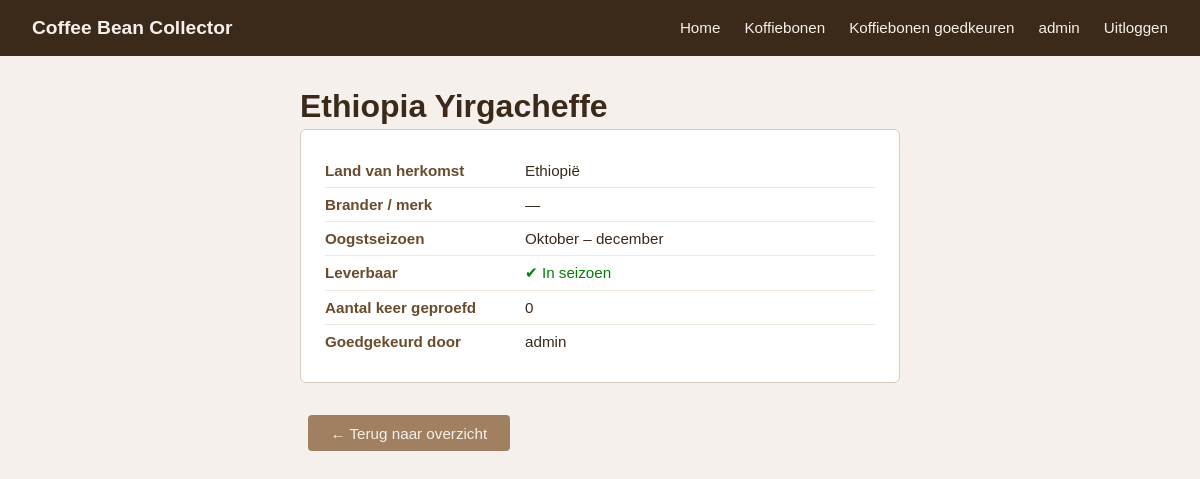
Page /bonen/2/ (signed in) on the committed database.
### base/models.py (models this page shows, shortened)
class Bean(models.Model):
    name = models.CharField(max_length=255)
    country_of_origin = models.CharField(max_length=255)
    roaster = models.CharField(max_length=255, blank=True, default='')
    harvest_season = models.CharField(max_length=255)
    in_season = models.BooleanField(default=True)
    approved = models.BooleanField(default=False)
    approved_by = models.ForeignKey(
        User, null=True, blank=True, on_delete=models.SET_NULL, related_name='approved_beans'
    )

### base/views.py (the view)
# urls.py: path('bonen/<int:pk>/', views.bean_detail, name='bean_detail'),
def bean_detail(request, pk):
    from django.shortcuts import get_object_or_404
    from .models import Bean
    bean = get_object_or_404(Bean, pk=pk, approved=True)
    return render(request, 'base/bean_detail.html', {'bean': bean})

### base/templates/base/bean_detail.html (shortened to what this page needs)
{% extends "base.html" %}
{% block content %}
<div class="profile-container">
    <h1>{{ bean.name }}</h1>
    <div class="profile-card">
        <div class="profile-row">
            <span class="profile-label">Land van herkomst</span>
            <span class="profile-value">{{ bean.country_of_origin }}</span>
        </div>
        <div class="profile-row">
            <span class="profile-label">Brander / merk</span>
            <span class="profile-value">{{ bean.roaster|default:"—" }}</span>
        </div>
        <div class="profile-row">
            <span class="profile-label">Oogstseizoen</span>
            <span class="profile-value">{{ bean.harvest_season }}</span>
        </div>
        <div class="profile-row">
            <span class="profile-label">Leverbaar</span>
            <span class="profile-value">
                {% if bean.in_season %}
                    <span style="color: green;">✔ In seizoen</span>
                {% else %}
                    <span style="color: #c0392b;">✘ Niet leverbaar</span>
                {% endif %}
            </span>
        </div>
        <div class="profile-row">
            <span class="profile-label">Aantal keer geproefd</span>
            <span class="profile-value">0</span>
        </div>
        {% if user.is_staff %}
        <div class="profile-row">
            <span class="profile-label">Goedgekeurd door</span>
            <span class="profile-value">
                {% if bean.approved_by %}
                    {% if bean.approved_by.first_name or bean.approved_by.last_name %}
                        {{ bean.approved_by.first_name }} {{ bean.approved_by.last_name }}
                    {% else %}
                        {{ bean.approved_by.username }}
                    {% endif %}
                {% else %}
                    —
                {% endif %}
            </span>
        </div>
        {% endif %}
    </div>
    <a href="{% url 'bean_list' %}" class="btn btn-secondary">← Terug naar overzicht</a>
</div>
{% endblock %}

### base/templates/base.html (shortened to what this page needs)
{% load static %}
<!DOCTYPE html>
<html lang="nl">
<head>
    <link rel="stylesheet" href="{% static 'base/css/style.css' %}">
</head>
<body>
<nav>
    <a class="brand" href="/">Coffee Bean Collector</a>
    <ul>
        <li><a href="/">Home</a></li>
        <li><a href="{% url 'bean_list' %}">Koffiebonen</a></li>
        {% if user.is_authenticated %}
            {% if user.is_staff %}
                <li><a href="{% url 'beheer_bonen' %}">Koffiebonen goedkeuren</a></li>
            {% endif %}
            <li><a href="{% url 'profile' %}">{{ user.get_full_name|default:user.username }}</a></li>
            <li>
                <form method="post" action="{% url 'logout' %}" style="margin:0;">
                    <button type="submit" class="nav-logout-btn">Uitloggen</button>
                </form>
            </li>
        {% else %}
            <li><a href="{% url 'login' %}">Inloggen</a></li>
            <li><a href="{% url 'register' %}">Registreren</a></li>
        {% endif %}
    </ul>
</nav>
<main>
    {% block content %}
    {% endblock %}
</main>
</body>
</html>

### base/static/base/css/style.css (style rules this page uses)
* { margin: 0; padding: 0; box-sizing: border-box; }
body { font-family: Arial, sans-serif; background-color: #f5f0eb; color: #3b2a1a; }
nav { background-color: #3b2a1a; padding: 0 2rem; display: flex; align-items: center; justify-content: space-between; height: 56px; }
nav .brand { color: #f5f0eb; font-size: 1.2rem; font-weight: bold; text-decoration: none; }
nav ul { list-style: none; display: flex; gap: 1.5rem; }
nav ul li a { color: #f5f0eb; text-decoration: none; font-size: 0.95rem; }
main { max-width: 1100px; margin: 2rem auto; padding: 0 1.5rem; }
.nav-logout-btn { background: none; border: none; color: #f5f0eb; font-size: 0.95rem; cursor: pointer; padding: 0; font-family: inherit; }
.btn { display: inline-block; margin-top: 0.5rem; padding: 0.6rem 1.4rem; background-color: #3b2a1a; color: #f5f0eb; border: none; border-radius: 4px; font-size: 0.95rem; cursor: pointer; text-decoration: none; }
.btn-secondary { background-color: #a08060; margin-left: 0.5rem; }
.profile-container { max-width: 600px; margin: 0 auto; }
.profile-container h1 { margin-bottom: 0.25rem; }
.profile-card { background-color: #fff; border: 1px solid #d9cdbf; border-radius: 6px; padding: 1.5rem; margin-bottom: 1.5rem; }
.profile-row { display: flex; padding: 0.5rem 0; border-bottom: 1px solid #f0e8dc; font-size: 0.95rem; }
.profile-row:last-child { border-bottom: none; }
.profile-label { font-weight: bold; width: 200px; flex-shrink: 0; color: #6b4c2a; }

### rows in the picture
Bean: name "Ethiopia Yirgacheffe", country_of_origin "Ethiopië", roaster "—", harvest_season "Oktober – december", approved_by.username "admin"

### other values in the picture
{{ user.get_full_name|default:user.username }} "admin"
